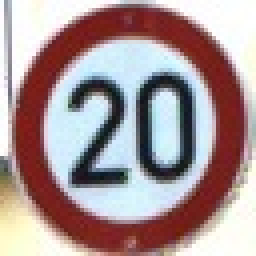
#> input picture utils/transforms/00260_0.jpg, 64 x 64 px (shown 4 times larger); its folder holds only this picture in this run
$ python -i transform.py   (imports and definitions only)
#> lines starting #> are read from the running program, lines starting #| are printed output that depends on the picture
import numpy as np
import matplotlib.pyplot as plt
import cv2 as cv
import os

# Global Variables
ROOT_DIR = "/Users/Kasinets/Dropbox/Mac/Desktop/SP22_JHU/Rodriguez/TRAFFIC_SIGNS/traffic_signs"
EXAMPLE_IMAGE_GRAYSCALE = f"{ROOT_DIR}/utils/transforms/squareX.bmp"
EXAMPLE_IMAGE_COLOR_SQUARE = f"{ROOT_DIR}/utils/transforms/00260_0.jpg"
EXAMPLE_IMAGE_COLOR_OBLONG = f"{ROOT_DIR}/utils/transforms/00216_1.jpg"


def TwoDHaarTransform(Im, L):
    """
        This program was written to implement the Haar Wavelet on an image.

        Inputs:
            Im is the image to be transformed.
            L is how many levels of decomposition are to be executed.

        Output:
            waveletIm is the transformed image coefficients from the subbands
            {LL, LH, HL, HH} for each level
    """

    waveletIm = Im.copy()

    N1, N2 = Im.shape
    waveletIm = np.zeros((N1, N2))  # Create an array with zeros for waveletIm
    for l in range(L):
        n1 = N1 // 2**(l)
        n2 = N2 // 2**(l)
        LL = np.zeros((n1 // 2, n2 // 2), dtype=float)
        LH = np.zeros((n1 // 2, n2 // 2), dtype=float)
        HL = np.zeros((n1 // 2, n2 // 2), dtype=float)
        HH = np.zeros((n1 // 2, n2 // 2), dtype=float)

        for i in range(0, n1, 2):
            for j in range(0, n2, 2):
                im00 = Im[i, j]
                im01 = Im[i, j + 1]
                im10 = Im[i + 1, j]
                im11 = Im[i + 1, j + 1]

                LL[(i + 1) // 2, (j + 1) // 2] = (im00 + im01 + im10 + im11) / 4
                LH[(i + 1) // 2, (j + 1) // 2] = (im00 + im01 - im10 - im11) / 4
                HL[(i + 1) // 2, (j + 1) // 2] = (im00 - im01 + im10 - im11) / 4
                HH[(i + 1) // 2, (j + 1) // 2] = (im00 - im01 - im10 + im11) / 4

        synImage = np.zeros((n1, n2), dtype=float)
        synImage[0:n1 // 2, 0:n2 // 2] = LL
        synImage[n1 // 2:n1, 0:n2 // 2] = LH
        synImage[0:n1 // 2, n2 // 2:n2] = HL
        synImage[n1 // 2:n1, n2 // 2:n2] = HH

        Im = LL
        waveletIm[0:n1, 0:n2] = synImage

    return waveletIm


def getTwoDHaar(filepath, image_dim = 40, L = 4, grayscale = False, absolute = False):
    """
        Given an image (i.e., either RGB or grayscale),
        Resize and return a matrix (2D Haar Wavelet Transform of an image).

        - Future: Apply the 2D Haar Wavelet Transform followed by the Discrete Cosine Transform (DCT)
        - Why?: Can return improved characteristics compared to using the 2D Haar Transform directly.

        Inputs:
            filepath is the input filepath
            image_dim is an integer dimension of a square image (i.e., at the input filepath)

        Output:
            2D Haar Wavelet Transform (Haar) of an image (i.e., (image_dim x image_dim x 1) shape),
            or Haar of an image containing each color channel (i.e., (image_dim x image_dim x 3) shape)
    """
#> called with filepath = '00260_0.jpg', image_dim = 40, L = 4, grayscale = False, absolute = False
    Im = cv.imread(filepath) # Load (and display) the original image
#> Im is the input picture: shape (64, 64, 3); mean B, G, R 150.9, 149.5, 168.8
    Im = cv.cvtColor(Im, cv.COLOR_BGR2RGB) # opencv uses bgr color mode and matplotlib uses rgb color mode
    # Resize
    # Other interpolation algorithms: https://docs.opencv.org/4.x/da/d54/group__imgproc__transform.html#ga5bb5a1fea74ea38e1a5445ca803ff121
    # cv.INTER_AREA - resampling using pixel area relation.
    # It may be a preferred method for image decimation, as it gives moire'-free results.
    # But when the image is zoomed, it is similar to the cv.INTER_NEAREST method.
    Im_resized = cv.resize(Im, (image_dim, image_dim), interpolation = cv.INTER_AREA) # INTER_LINEAR - bilinear interpolation
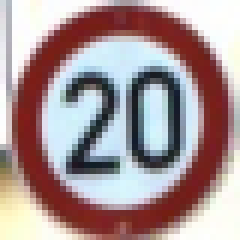
#> Im_resized: shape (40, 40, 3) (shown 6 times larger); mean R, G, B 168.8, 149.5, 150.9
    L = 3 # Define the number of levels Ex: L = 4
    if grayscale:
        Im = cv.cvtColor(Im_resized, cv.COLOR_BGR2GRAY) # Convert to grayscale
        # Perform the 2D Haar Wavelet Transform
        waveletIm = TwoDHaarTransform(Im.astype(float), L)
        return np.abs(waveletIm) if absolute else waveletIm
    else:
        # Split the resized image into its color channels
        red_channel, green_channel, blue_channel = cv.split(Im_resized)
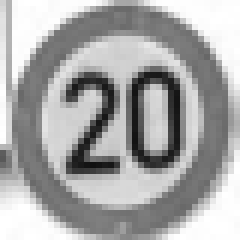
#> red_channel: shape (40, 40) (shown 6 times larger); min 16, max 255, mean 168.8
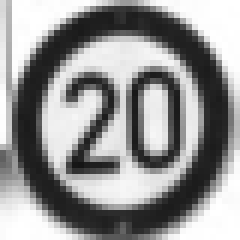
#> green_channel: shape (40, 40) (shown 6 times larger); min 21, max 255, mean 149.5
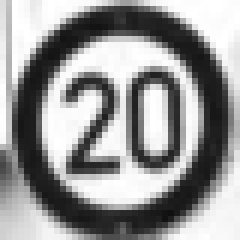
#> blue_channel: shape (40, 40) (shown 6 times larger); min 16, max 255, mean 150.9
        # Perform the 2D Haar Wavele Transform for each color channel
        red_Haar = TwoDHaarTransform(red_channel.astype(float), L)
#> after the loop in TwoDHaarTransform, `for l in range(L):`:
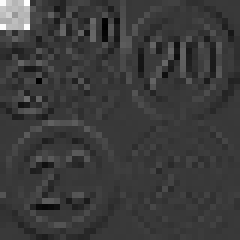
#> waveletIm: shape (40, 40) float64 (shown 6 times larger); min -69.44, max 240.5, mean 2.8; drawn with min black and max white
        green_Haar = TwoDHaarTransform(green_channel.astype(float), L)
#> call 2 of TwoDHaarTransform, with L = 3
#> after the loop in TwoDHaarTransform (call 2), `for l in range(L):`:
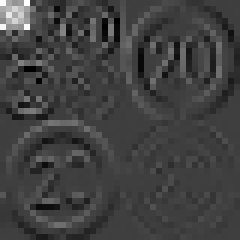
#> waveletIm: shape (40, 40) float64 (shown 6 times larger); min -77.75, max 236.3, mean 2.6; drawn with min black and max white
        blue_Haar = TwoDHaarTransform(blue_channel.astype(float), L)
        # Apply absolute value
        if absolute:
            red_Haar, green_Haar, blue_Haar = np.abs(red_Haar), np.abs(green_Haar), np.abs(blue_Haar)
        return np.stack((red_Haar, green_Haar, blue_Haar), axis = -1)
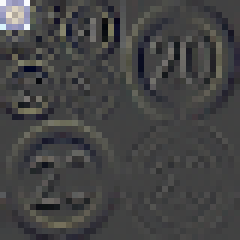
#> returned value: shape (40, 40, 3) float64 (shown 6 times larger); mean of channels 0, 1, 2 2.8, 2.6, 2.7; drawn with min black and max white


# [427 lines left out: functions plotTwoDHaar, NPointDCT2, getDCT2, plotDCT2, DFT_DS, getDFT and 4 more, not called in this run]
    # plotTwoDHaar(EXAMPLE_IMAGE_GRAYSCALE, image_dim = 32)
    # plotDFT(EXAMPLE_IMAGE_GRAYSCALE, image_dim = 32)
    # plotDaubechiesWavelet(EXAMPLE_IMAGE_GRAYSCALE, image_dim = 32)


# [2 lines not run here, left out]

>>> result = getTwoDHaar('00260_0.jpg')
